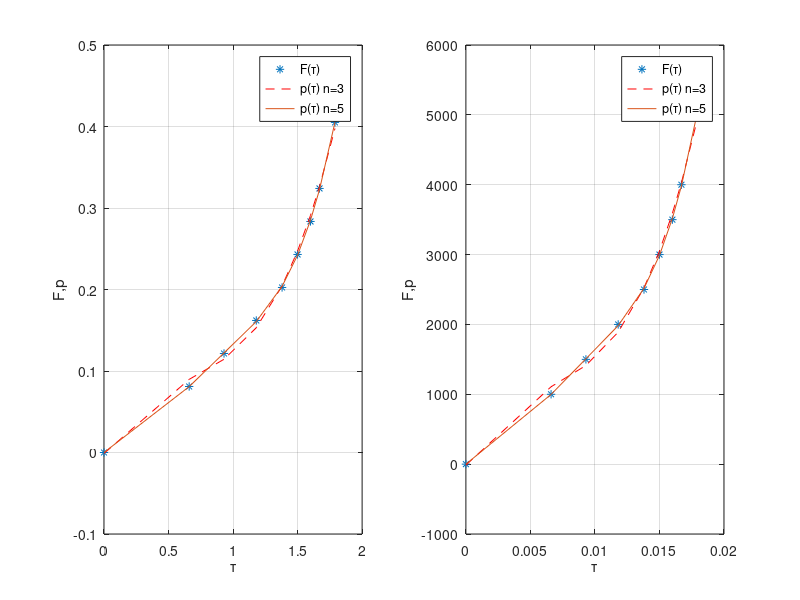

Write the MATLAB code that produced this figure.
% 4 вар

% очистка экрана и рабочего пространства

clc;
clear;
close;

% описываем нашу схему

R0 = 4;
In = 100;
Un = In * R0;

Uv = Un; % 2 з-н Кирхгофа
Iv = 97.2;
Rv = Uv / Iv;

w = 3000; % число витков

k = 1000; % множитель для варианта 4

F = [0 1.0 1.5 2.0 2.5 3.0 3.5 4.0 5.0]' .*k ./ (w .* Rv);
F1 = ([0 1.0 1.5 2.0 2.5 3.0 3.5 4.0 5.0] + 0.001)' .*k ./ (w .* Rv);

Fnenorm = F.*(w .* Rv);
Fi = [0 0.66 0.93 1.18 1.38 1.5 1.6 1.67 1.79];

% уравнение невязок в матричном виде для n = 3

G1 = [];
G1(:,1) = Fi'.^0;
G1(:,2) = Fi'.^1;
G1(:,3) = Fi'.^2;
G1(:,4) = Fi'.^3;

C1 = inv(G1'*G1)*(G1'*F);
p1 = [C1(4) C1(3) C1(2) C1(1)];
P1 = polyval(p1, Fi);
% J = (F-G1*C1)'*(F-G1*C1); % уравнение, которое не использовалось

% уравнение невязок в матричном виде для n = 5

G2 = [];
G2(:,1) = Fi'.^0;
G2(:,2) = Fi'.^1;
G2(:,3) = Fi'.^2;
G2(:,4) = Fi'.^3;
G2(:,5) = Fi'.^4;
G2(:,6) = Fi'.^5;

C2 = inv(G2'*G2)*(G2'*F);
p2 = [C2(6) C2(5) C2(4) C2(3) C2(2) C2(1)];
P2 = polyval(p2, Fi);

% строим правый график

subplot(1, 2, 1); % одно окно по вертикали 2 по горизонтали, работаем с 1-ым окном
plot(Fi, F,'*', Fi, P1, 'r--', Fi ,P2);
legend('F(т)', 'p(т) n=3', 'p(т) n=5');
title('');
xlabel('т'); ylabel('F,p');
grid on;

Finn = Fi.*0.01;

% уравнение невязок в матричном виде для n = 3

G3 = [];
G3(:,1) = Finn'.^0;
G3(:,2) = Finn'.^1;
G3(:,3) = Finn'.^2;
G3(:,4) = Finn'.^3;

C3 = inv(G3'*G3)*(G3'*Fnenorm);
p3 = [C3(4) C3(3) C3(2) C3(1)];
P3 = polyval(p3,Finn);

% уравнение невязок в матричном виде для n = 5

G4 = [];
G4(:,1) = Finn'.^0;
G4(:,2) = Finn'.^1;
G4(:,3) = Finn'.^2;
G4(:,4) = Finn'.^3;
G4(:,5) = Finn'.^4;
G4(:,6) = Finn'.^5;

C4 = inv(G4'*G4)*(G4'*Fnenorm);
p4 = [C4(6) C4(5) C4(4) C4(3) C4(2) C4(1)];
P4 = polyval(p4,Finn);

% строим левый график

subplot(1, 2, 2); % работаем с 2-ым окном
plot(Finn, Fnenorm, '*', Finn, P3, 'r--', Finn, P4);
legend('F(т)', 'p(т) n=3', 'p(т) n=5');
title('');
xlabel('т'); ylabel('F,p');
grid on;
